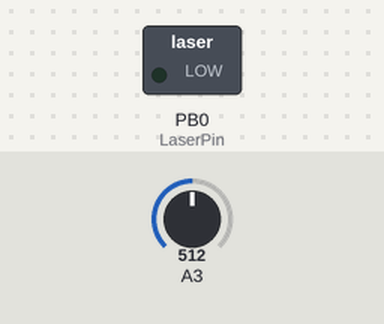
A sketch run on a simulated ATtiny85, built with avr-gcc and run on an emulated ATtiny85. Parts: switched loads named in the sketch (green lamp = pin HIGH). Dashed ring = blinking. Inputs (shaded band) come from the test bench; at power-on: A3 = 512. What the sketch prints to the serial monitor is not drawn.

Above: at 1.2 s.
1.3 s: A3 set to 12
4.3 s: A3 set to 9
At 5.0 s:
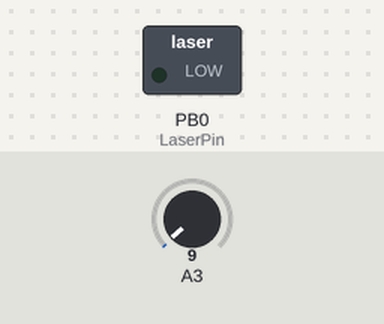
5.8 s: A3 set to 122
At 8.7 s:
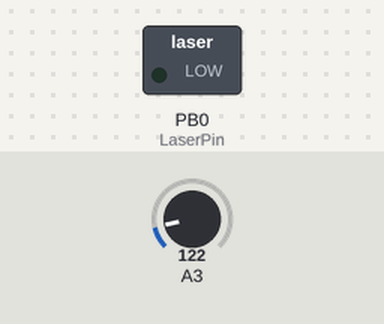
8.8 s: A3 set to 0
At 9.6 s:
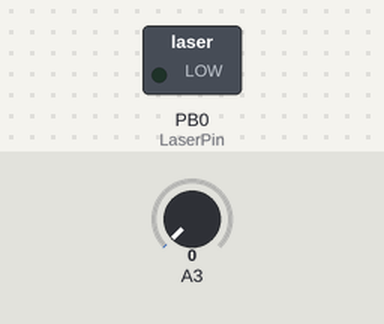
Timing chart, 0 to 11.3 s (numbered marks = the images above; inputs shaded):
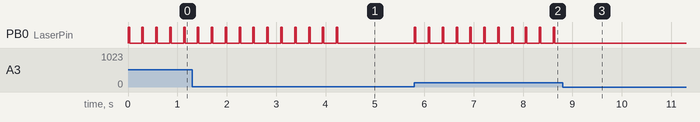

Measured:
- the behaviour switches between 11 and 10 on A3 (found by bisection; images 0 and 1)
- after the input at 4.3 s, PB0 (LaserPin): stops changing and stays LOW
- after the input at 5.8 s, PB0 (LaserPin): alternates HIGH for 0.03 s and LOW for 0.25 s, starting at once
- after the input at 8.8 s, PB0 (LaserPin): stops changing and stays LOW
- by itself, PB0 (LaserPin): alternates HIGH for 0.03 s and LOW for 0.25 s

The sketch:

laser_rifle_v2.ino
```cpp
// LASER RIFLE Attiny shot
// Davide Barchetta 2024

// ATMEL ATTINY 25/45/85 / ARDUINO
//
//                  +-\/-+
// Ain0 (D 5) PB5  1|    |8  Vcc
// Ain3 (D 3) PB3  2|    |7  PB2 (D 2) Ain1
// Ain2 (D 4) PB4  3|    |6  PB1 (D 1) pwm1
//            GND  4|    |5  PB0 (D 0) pwm0   -> laser
//                  +----+

#define AnalogPin 3 //ATTINY 3 (Ain3), NANO A0
#define LaserPin 0 //ATTINY 0, NANO 2
#define LaserTime 30
#define debounce 250
#define theshold 10
//#define LaserFreq 16000
/*
#define durata_sa 8
#define durata_sb 2

#define durata_1a 4
#define durata_1b 2

#define durata_0a 4
#define durata_0b 2
*/

#define debug false
#define info false

#define id 2

void setup() {

  pinMode(AnalogPin,INPUT);
  pinMode(LaserPin,OUTPUT);
  digitalWrite(LaserPin, LOW);

  if(info || debug)
    Serial.begin(115200);
    Serial.print("ID: ");
    Serial.println(id);
}

void loop() {
  int sensorValue = analogRead(AnalogPin);
  if(sensorValue > theshold){
    shot();
    delay(debounce);
    if(debug)
      Serial.println(sensorValue);
  }
  delay(1);
}

void shot(){
  //start msg
  /*
  tone(LaserPin, LaserFreq);
  delay(durata_sa);
  noTone(LaserPin);
  delay(durata_sb);
  for(int i=9; i>=0; i--)
  {
    bool m = bitRead(id, i);
    if(debug){
      Serial.print(m);
      Serial.print(" ");
    }
    if(m){  //true
      tone(LaserPin, LaserFreq);
      delay(durata_1a);
      noTone(LaserPin);
      delay(durata_1b);
    }else{
      noTone(LaserPin);
      delay(durata_0a);
      //noTone(LaserPin);
      delay(durata_0b);
    }
  }
  if(debug)
    Serial.println();
  noTone(LaserPin);
  */
  digitalWrite(LaserPin, HIGH);
  delay(LaserTime);
  digitalWrite(LaserPin, LOW);
}
```
